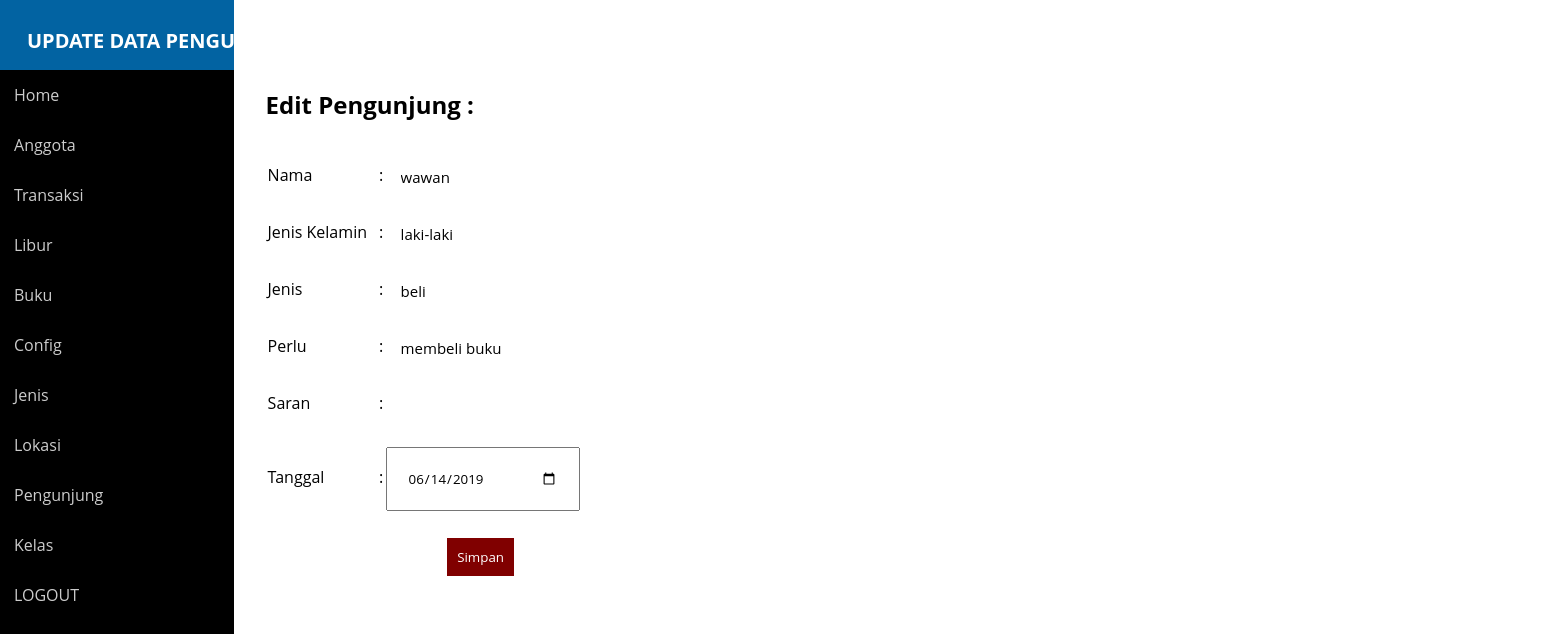
Screenshot of /perpus/update_pengunjung.php?id=996 (signed in) with the database file from the repository.
### tables this page shows
CREATE TABLE IF NOT EXISTS `pengunjung` (
`id` int(6) NOT NULL,
  `nama` varchar(50) NOT NULL,
  `jk` text NOT NULL,
  `jenis` varchar(50) NOT NULL,
  `perlu` varchar(200) NOT NULL,
  `saran` varchar(200) NOT NULL,
  `tgl` date NOT NULL
);

### perpus/update_pengunjung.php (the view, shortened to what this page needs)
<!DOCTYPE html>
<html>
<head>
	<link rel="stylesheet" type="text/css" href="style2.css">
</head>
<body>
	<nav>
		<ul class="kiri">
			<li><a href="index.php">UPDATE DATA PENGUNJUNG</a></li>
		</ul>
	</nav>
	<div class="sidebar">
		<ul>
	 	<li><a href="index.php">Home</a></li>
      <li><a href="anggota.php">Anggota</a></li>
      <li><a href="Transaksi.php">Transaksi</a></li>
      <li><a href="libur.php">Libur</a></li>
      <li><a href="buku.php">Buku</a></li>
      <li><a href="config.php">Config</a></li>
      <li><a href="jenis.php">Jenis</a></li>
      <li><a href="lokasi.php">Lokasi</a></li>
      <li><a href="pengunjung.php">Pengunjung</a></li>
      <li><a href="kelas.php">Kelas</a></li>
      <li><a href="logout.php">LOGOUT</a></li>
		</ul>
	</div>
	<div class="main">
		<div class="isimain">
			<?php
			$id = $_GET['id'];
			$link = koneksi_db();
			$sql = "SELECT * FROM pengunjung WHERE id='$id'";
			$res = mysqli_query($link,$sql);
			if (mysqli_num_rows($res)==1) {
				$data = mysqli_fetch_array($res);
			?>
			<form action="proses_update_pengunjung.php?id=<?=$data['id']; ?>" method="POST">
				<h1><font size="5">Edit Pengunjung : </font></h1><br>
				<table width="430px">
					<tr>
						<td>Nama</td><td>:</td>
						<td>
							<input type="text" name="nama"  value="<?=$data['nama'];?>" maxlength="150" autocomplete required>
						</td>
					</tr>
					<tr>
						<td>Jenis Kelamin</td><td>:</td>
						<td>
							<input type="text" name="jk"  value="<?=$data['jk'];?>" maxlength="150"  autocomplete required>
						</td>
					</tr>
					<tr>
						<td>Jenis</td><td>:</td>
						<td>
							<input type="text" name="jenis"  value="<?=$data['jenis'];?>" maxlength="150" autocomplete required>
						</td>
					</tr>
					<tr>
						<td>Perlu</td><td>:</td>
						<td>
							<input type="text" name="perlu"  value="<?=$data['perlu'];?>"  maxlength="150" autocomplete required>
						</td>
					</tr>
					<tr>
						<td>Saran</td><td>:</td>
						<td>
							<input type="text" name="saran"  value="<?=$data['saran'];?>" maxlength="150" autocomplete required>
						</td>
					</tr>
					<tr>
						<td>Tanggal</td><td>:</td>
						<td>
							<input type="date" name="tgl"  value="<?=$data['tgl'];?>" maxlength="150" autocomplete required>
						</td>
					<tr>
						<td colspan="3" style="padding-top: 15px;text-align: center;"><input type="submit" value="Simpan" name="save"></td>
					</tr>
				</table>
			</form>
			<?php } ?>
		</div>
	</div>
</body>
</html>

### perpus/style2.css (style rules this page uses)
body { font-family: 'Open Sans', sans-serif; }
* { margin: 0; padding: 0; font-family: 'Open Sans', sans-serif; }
nav { width: 15%; height: 70px; background: #0263a2; position: fixed; z-index: 999; }
.kiri { float: left; width: 500px; }
.kiri a { font-weight: bold; padding-top: 50px; }
nav ul li a { font-size: 20px; }
nav .kiri li a { display: inline-block; padding: 27px; color: #fff; text-transform: uppercase; }
a { text-decoration: none; }
.sidebar { width: 15%; background: #000; position: fixed; height: 500%; padding-top: 70px; overflow: hidden; float: left; }
.sidebar ul li { list-style: none; }
.sidebar ul li a { padding: 14px; width: 50%; color: #ccc; display: block; transition: 0.4s; }
.main { float: left; width: 250%; margin-left: 1%; }
.isimain { padding: 80px 10px 30px 250px; }
input[type=text],select,textarea { outline: none; border-bottom: 0px solid black; border-left: 0px; border-right: 0px; border-top: 0px; font-size: 15px; width: 250px; margin: 10px 5px 5px 5px; padding: 10px; resize: none; }
input[type=date],select,textarea { outline: none; width: 150px; margin: 15px 0 10px 0; padding: 20px; resize: none; }
input[type=submit] { margin: 0px; outline: 0; background: maroon; color: #fff; border: 0; padding: 10px; cursor: pointer; }

### rows the page displays
pengunjung: nama "wawan", jk "laki-laki", jenis "beli", perlu "membeli buku", tgl "06/14/2019"
